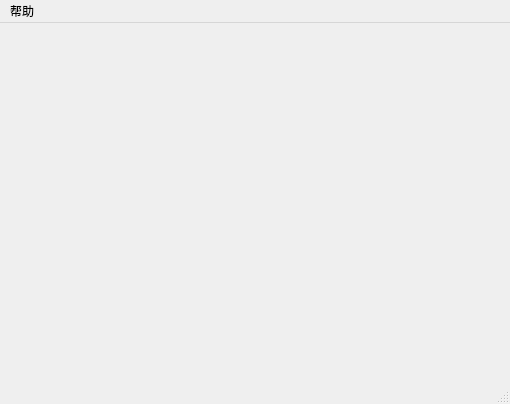
<?xml version="1.0" encoding="UTF-8"?>
<ui version="4.0">
 <class>MainWindow</class>
 <widget class="QMainWindow" name="MainWindow">
  <property name="geometry">
   <rect>
    <x>0</x>
    <y>0</y>
    <width>510</width>
    <height>404</height>
   </rect>
  </property>
  <property name="sizePolicy">
   <sizepolicy hsizetype="Minimum" vsizetype="Minimum">
    <horstretch>0</horstretch>
    <verstretch>0</verstretch>
   </sizepolicy>
  </property>
  <property name="windowTitle">
   <string>MainWindow</string>
  </property>
  <widget class="QWidget" name="centralwidget"/>
  <widget class="QMenuBar" name="menubar">
   <property name="geometry">
    <rect>
     <x>0</x>
     <y>0</y>
     <width>510</width>
     <height>22</height>
    </rect>
   </property>
   <widget class="QMenu" name="menuHelp">
    <property name="title">
     <string>帮助</string>
    </property>
   </widget>
   <addaction name="menuHelp"/>
  </widget>
  <widget class="QStatusBar" name="statusbar"/>
 </widget>
 <resources/>
 <connections/>
</ui>
